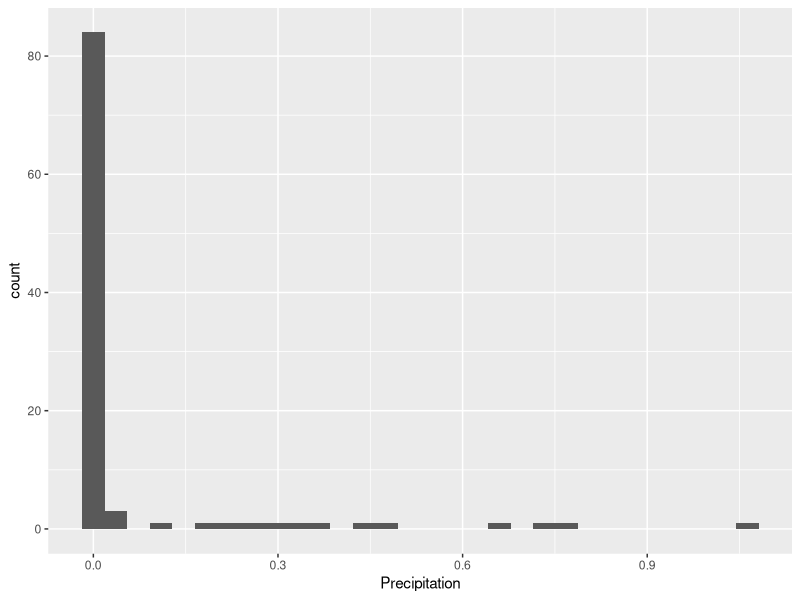

This chart was generated by the following R code: (Note: this script raises an error after producing the figure.)
## ---- chunk 1
library(tidyverse)
library(ggplot2)
nasa <- read.csv('./nasa.csv')
## ---- chunk 2
str(nasa)
## ---- chunk 3
head(nasa)
## ---- chunk 4
nasa |>
  group_by(Month) |>
  summarise(n = n()) |>
  slice_max(n) |>
  select(Month)
## ---- chunk 5
nasa |>
  group_by(Month) |>
  summarize(precip_sd = sd(Precipitation)) |>
  slice_min(precip_sd) |>
  select(Month)
## ---- chunk 6
nasa |>
  filter(Clouds.daytime <= quantile(nasa$Clouds.daytime, 0.25, na.rm=TRUE)) |>
  summarize(avg_max_temp = mean(Max.air.temp))
## ---- chunk 7
# sum(is.na(nasa$precipitation)) == 0 so dont need to worry about NAs.
x <- nasa$Precipitation
n <- length(x)
xbar <- mean(x)
s <- sd(x)

t <- qt(0.95, df = n - 1)

lower_bound <- xbar - t * s / sqrt(n)
lower_bound

upper_bound <- xbar + t * s / sqrt(n)
upper_bound
## ---- chunk 8
t.test(nasa$Precipitation, conf.level = 0.90)$conf.int
## ---- chunk 9
ggplot(nasa, aes(x=Precipitation)) +
  geom_histogram()
## ---- chunk 10
t.test(p_2024$Precipitation, p_2025$Precipitation, alternative = 'greater')
## ---- chunk 11
p_2024 <- nasa |>
  filter(Year == 2024) |>
  select(Precipitation)

p_2025 <- nasa |>
  filter(Year == 2025) |>
  select(Precipitation)
## ---- chunk 12
mean(p_2024$Precipitation)
## ---- chunk 13
(mean(p_2024$Precipitation) - mean(p_2025$Precipitation)) /
  sqrt(var(p_2024$Precipitation) / length(p_2024$Precipitation) +
       var(p_2025$Precipitation) / length(p_2025$Precipitation))
## ---- chunk 14
results <-c()
set.seed(555)
for (i in 1:1000){
  sample_data <- sample(nasa$Precipitation, replace=TRUE)
  results[i] <- mean(sample_data, na.rm=TRUE)
}
hist(results)
